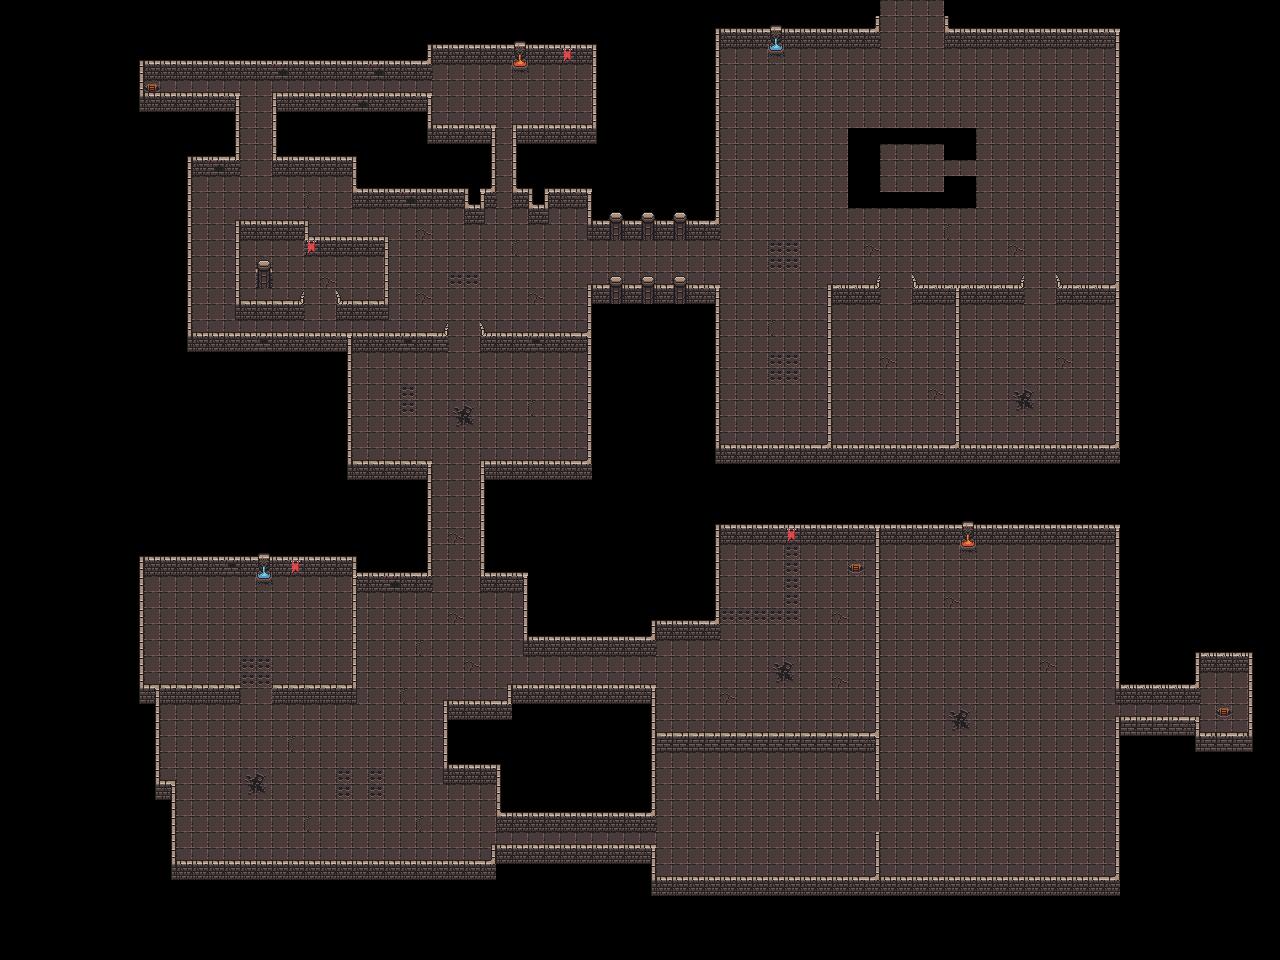

This game map was drawn from its Tiled (.tmx) file and the tilesets committed beside it. A one-line description and the trimmed map source follow:
An orthogonal 80x60 tile map with 16x16 px tiles, 2 tile layers (floor, wall) and 28 objects (11x Chort, 8x Chest, 4x Door, 3x Imp, BossRoom, ...).

<map version="1.0" tiledversion="1.0.3" orientation="orthogonal" renderorder="right-down" width="80" height="60" tilewidth="16" tileheight="16" nextobjectid="35">
 <tileset firstgid="1" source="res/untitled.tsx" />
 <layer name="floor" width="80" height="60">
  <data>[4800 cells, 2219 non-empty, 11 distinct tile ids]</data>
 </layer>
 <layer name="wall" width="80" height="60">
  <data>[4800 cells, 1027 non-empty, 32 distinct tile ids]</data>
 </layer>
 <objectgroup name="entities">
  <object id="1" type="Door" x="305.5" y="311" width="30.5" height="8" />
  <object id="4" type="Door" x="880.167" y="294.333" width="30.5" height="8" />
  <object id="5" type="Door" x="448.083" y="342" width="30.5" height="8" />
  <object id="6" type="Door" x="1024.75" y="294.667" width="30.5" height="8" />
  <object id="7" type="Chest" x="241.333" y="238.667" width="16" height="16">
   <properties>
    <property name="items" value="[{&quot;type&quot;:&quot;BigRedFlask&quot;, &quot;quality&quot;:2}]" />
   </properties>
  </object>
  <object id="9" type="Chest" x="362" y="262" width="16" height="16">
   <properties>
    <property name="items" value="[{&quot;type&quot;:&quot;FireBallScroll&quot;, &quot;quality&quot;:1}]" />
   </properties>
  </object>
  <object id="10" type="Chest" x="186" y="597" width="16" height="16">
   <properties>
    <property name="items" value="[{&quot;type&quot;:&quot;Key_1_1&quot;, &quot;quality&quot;:1}]" />
   </properties>
  </object>
  <object id="11" type="Chest" x="866" y="415" width="16" height="16">
   <properties>
    <property name="items" value="[{&quot;type&quot;:&quot;RedStaff&quot;, &quot;quality&quot;:1}]" />
   </properties>
  </object>
  <object id="12" type="Chest" x="996" y="341" width="16" height="16">
   <properties>
    <property name="items" value="[{&quot;type&quot;:&quot;IceArrowScroll&quot;, &quot;quality&quot;:1}]" />
   </properties>
  </object>
  <object id="13" type="Chest" x="753" y="558" width="16" height="16">
   <properties>
    <property name="items" value="[{&quot;type&quot;:&quot;BigRedFlask&quot;, &quot;quality&quot;:1}]" />
   </properties>
  </object>
  <object id="14" name="Chort" type="Chort" x="285" y="600" width="16" height="16" />
  <object id="16" name="Chort" type="Chort" x="538" y="403" width="16" height="16" />
  <object id="17" name="Chort" type="Chort" x="518" y="252" width="16" height="16" />
  <object id="19" name="Chort" type="Chort" x="878" y="353" width="16" height="16" />
  <object id="20" name="Chort" type="Chort" x="1053" y="381" width="16" height="16" />
  <object id="21" name="Chort" type="Chort" x="972" y="412" width="16" height="16" />
  <object id="22" name="Chort" type="Chort" x="803" y="650" width="16" height="16" />
  <object id="23" name="Chort" type="Chort" x="755" y="809" width="16" height="16" />
  <object id="24" name="Chort" type="Chort" x="302" y="785" width="16" height="16" />
  <object id="25" name="Chort" type="Chort" x="441" y="631" width="16" height="16" />
  <object id="26" name="Chort" type="Chort" x="533" y="86" width="16" height="16" />
  <object id="27" type="Chest" x="445" y="110" width="16" height="16">
   <properties>
    <property name="items" value="[{&quot;type&quot;:&quot;FireBallScroll&quot;, &quot;quality&quot;:1}]" />
   </properties>
  </object>
  <object id="28" type="Chest" x="445" y="110" width="16" height="16">
   <properties>
    <property name="items" value="[{&quot;type&quot;:&quot;FireBallScroll&quot;, &quot;quality&quot;:1}]" />
   </properties>
  </object>
  <object id="29" name="Imp" type="Imp" x="385" y="461" width="16" height="16" />
  <object id="30" name="boss room" type="BossRoom" x="882" y="548" width="231" height="330" />
  <object id="32" name="Imp" type="Imp" x="155" y="611" width="16" height="16" />
  <object id="33" name="Imp" type="Imp" x="723" y="558" width="16" height="16" />
  <object id="34" name="corridor" type="Ladder" x="882" y="3" width="60" height="12">
   <properties>
    <property name="dest" value="demon_ruin" />
    <property name="direction" value="down" />
    <property name="level" value="corridor" />
   </properties>
  </object>
 </objectgroup>
</map>